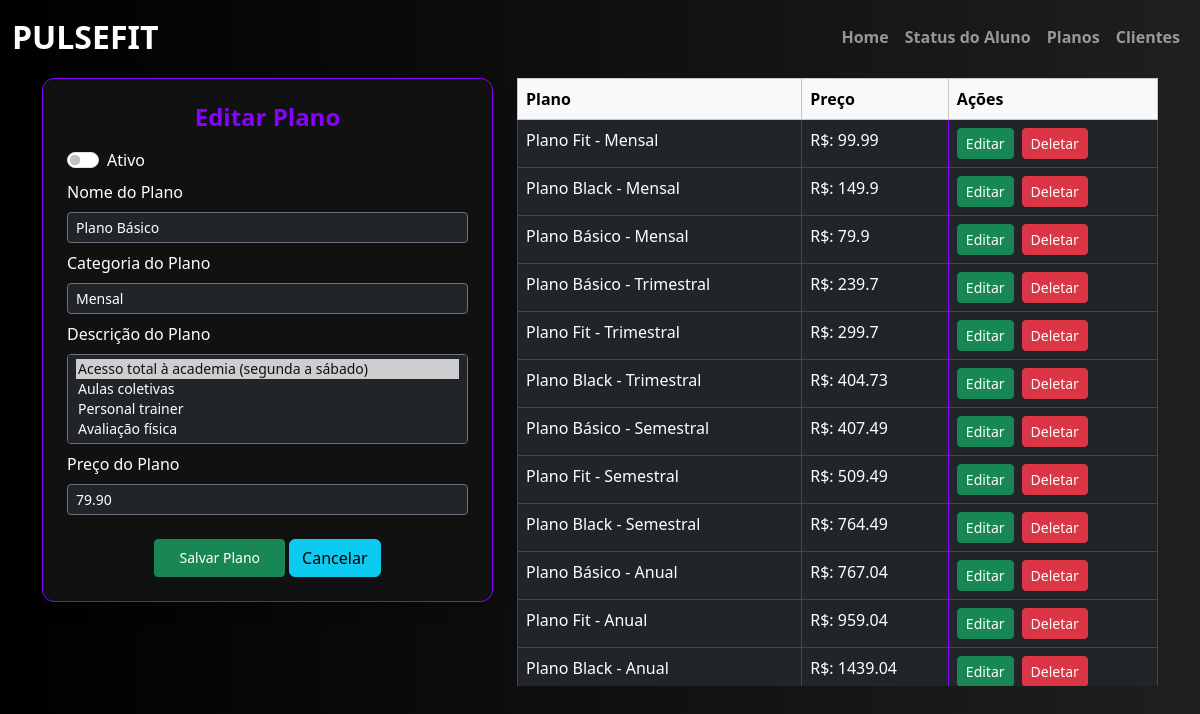
The page /editar-plano/3 on the database as committed earlier.
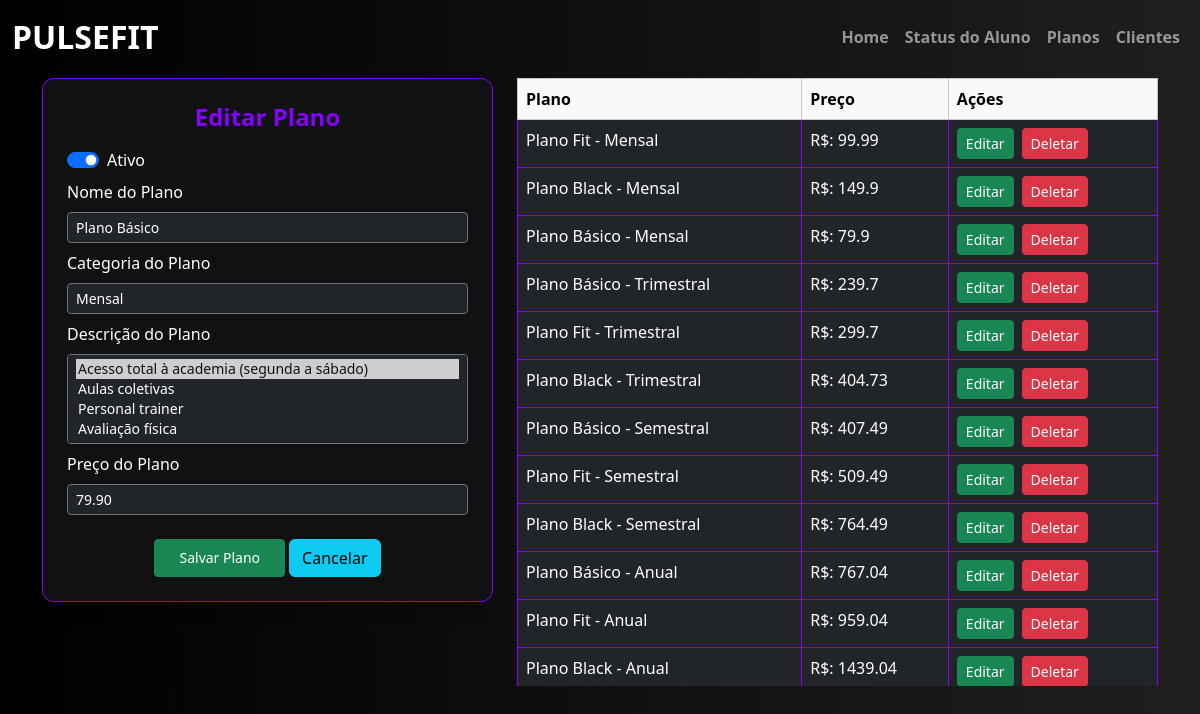
The same page on the database as committed later.
### academia/models.py (models this page shows, shortened)
class Plano(db.Model):
    __tablename__ = "plano"
    id = db.Column(db.Integer, primary_key=True)
    ativo = db.Column(db.Boolean, default=True, nullable=False)
    dtcadastro = db.Column(db.DateTime, default=datetime.utcnow, nullable=False)
    plano = db.Column(db.String(50), nullable=False)
    preco = db.Column(db.Float, nullable=False)
    categoria = db.Column(db.String(20), nullable=False)
    descricao = db.Column(db.Text, nullable=False)

### academia/routes.py (the view, shortened to what this page needs)
@app.route("/editar-plano/<int:plano_id>", methods=['GET', 'POST'])
def editar_plano(plano_id):
    plano = Plano.query.get_or_404(plano_id)
    if plano.descricao:
        plano.descricao = plano.descricao.split(";")
    form = CadastroPlano(obj=plano)
    with db.session.no_autoflush:
        planos = Plano.query.all()
    return render_template("registrar_plano.html", form_plano=form, plano_atual=plano, planos=planos)

### academia/forms.py
class CadastroPlano(FlaskForm):
    ativo = BooleanField(label="Ativo", default=True)
    plano = StringField(label="Nome do Plano", validators=[DataRequired()])
    preco = DecimalField(label="Preço do Plano", validators=[DataRequired()])
    categoria = SelectField(label="Categoria do Plano",
        choices=[
            ("Mensal", "Mensal"),
            ("Trimestral", "Trimestral"),
            ("Semestral", "Semestral"),
            ("Anual", "Anual"),
        ], validators=[DataRequired()]
    )
    descricao = SelectMultipleField(label="Descrição do Plano",
        choices=[
            ("Acesso total à academia (segunda a sábado)", "Acesso total à academia (segunda a sábado)"),
            ("Aulas coletivas", "Aulas coletivas"),
            ("Personal trainer", "Personal trainer"),
            ("Avaliação física", "Avaliação física"),
            ("Camiseta Pulse Fit", "Camiseta Pulse Fit"),
        ], validators=[DataRequired()]
    )
    submit = SubmitField("Salvar Plano")

### academia/templates/registrar_plano.html (shortened to what the changed rows need)
{% extends 'base.html' %}
{% block conteudo %}
<body style="background: linear-gradient(to right, #000000, #1f1f1f); font-family: 'Segoe UI', sans-serif; color: white;">
    <div class="container py-1">
        <div class="row justify-content-center align-items-start g-4">
            <div class="col-lg-5 col-md-6">
                <div class="p-4 shadow" style="background-color: #111; border-radius: 12px; border: 1px solid #8800ff;">
                    <form method="POST">
                        <div class="form-check form-switch mb-2">
                            {{ form_plano.ativo(class="form-check-input") }}
                            <label class="form-check-label">{{ form_plano.ativo.label.text }}</label>
                        </div>
                        <div class="mb-2">
                            <label class="form-label">{{ form_plano.plano.label.text }}</label>
                            {{ form_plano.plano(class="form-control form-control-sm bg-dark text-white border-secondary") }}
                        </div>
                        <div class="mb-2">
                            <label class="form-label">{{ form_plano.categoria.label.text }}</label>
                            {{ form_plano.categoria(class="form-control form-control-sm bg-dark text-white border-secondary") }}
                        </div>
                        <div class="mb-2">
                            <label class="form-label">{{ form_plano.descricao.label.text }}</label>
                            {{ form_plano.descricao(class="form-control form-control-sm bg-dark text-white border-secondary", rows=2) }}
                        </div>
                        <div class="mb-3">
                            <label class="form-label">{{ form_plano.preco.label.text }}</label>
                            {{ form_plano.preco(class="form-control form-control-sm bg-dark text-white border-secondary decimal-field") }}
                        </div>
                    </form>
                </div>
            </div>
            <div class="col-lg-7 col-md-6">
                <div class="table-responsive" style="max-height: 76vh;">
                    <table class="table table-dark table-hover table-bordered mb-0" style="background-color: #111; border-radius: 12px; border: 1px solid #8800ff;">
                        <thead class="table-light text-dark">
                            <tr>
                                <th>Plano</th>
                                <th>Preço</th>
                                <th>Ações</th>
                            </tr>
                        </thead>
                        <tbody>
                            {% for plano in planos %}
                                <tr>
                                    <td>{{ plano.plano }} - {{ plano.categoria }}</td>
                                    <td>R$: {{ plano.preco }}</td>
                                    <td>
                                        <div class="d-flex gap-2">
                                            <form method="GET" action="{{ url_for('editar_plano', plano_id=plano.id) }}">
                                                <button class="btn btn-success btn-sm" type="submit">Editar</button>
                                            </form>
                                            <form method="POST" action="{{ url_for('deletar_plano') }}">
                                                <button class="btn btn-danger btn-sm" type="submit">Deletar</button>
                                            </form>
                                        </div>
                                    </td>
                                </tr>
                            {% endfor %}
                        </tbody>
                    </table>
                </div>
            </div>
        </div>
    </div>
</body>
{% endblock %}

Rows that differ between the two databases and show on the page:
changed Plano (number 1 of 12 on the later page): ativo "☐" → "☑"
